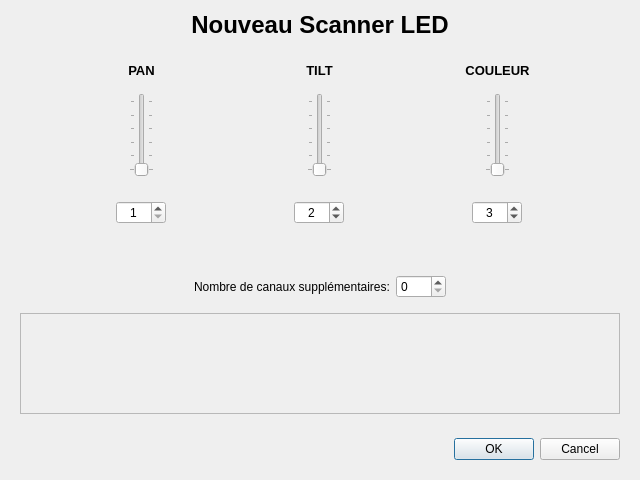
<?xml version="1.0" encoding="UTF-8"?>
<ui version="4.0">
 <class>FenetreScannerLED</class>
 <widget class="QDialog" name="FenetreScannerLED">
  <property name="geometry">
   <rect>
    <x>0</x>
    <y>0</y>
    <width>640</width>
    <height>480</height>
   </rect>
  </property>
  <property name="windowTitle">
   <string>Ajouter un scanner LED</string>
  </property>
  <layout class="QVBoxLayout" name="verticalLayout_3">
   <item>
    <widget class="QLabel" name="labelTitre">
     <property name="text">
      <string>&lt;!DOCTYPE HTML PUBLIC &quot;-//W3C//DTD HTML 4.0//EN&quot; &quot;http://www.w3.org/TR/REC-html40/strict.dtd&quot;&gt;
&lt;html&gt;&lt;head&gt;&lt;meta name=&quot;qrichtext&quot; content=&quot;1&quot; /&gt;&lt;style type=&quot;text/css&quot;&gt;
p, li { white-space: pre-wrap; }
&lt;/style&gt;&lt;/head&gt;&lt;body style=&quot; font-family:'Droid Sans'; font-size:10pt; font-weight:400; font-style:normal;&quot;&gt;
&lt;p style=&quot; margin-top:0px; margin-bottom:0px; margin-left:0px; margin-right:0px; -qt-block-indent:0; text-indent:0px;&quot;&gt;&lt;span style=&quot; font-size:18pt; font-weight:600;&quot;&gt;Nouveau Scanner LED&lt;/span&gt;&lt;/p&gt;&lt;/body&gt;&lt;/html&gt;</string>
     </property>
     <property name="alignment">
      <set>Qt::AlignCenter</set>
     </property>
    </widget>
   </item>
   <item>
    <widget class="QWidget" name="conteneurMultiple" native="true">
     <layout class="QHBoxLayout" name="horizontalLayout_12">
      <item>
       <widget class="QWidget" name="conteneurPan" native="true">
        <property name="minimumSize">
         <size>
          <width>0</width>
          <height>0</height>
         </size>
        </property>
        <property name="maximumSize">
         <size>
          <width>101</width>
          <height>16777215</height>
         </size>
        </property>
        <layout class="QVBoxLayout" name="verticalLayout">
         <item>
          <widget class="QLabel" name="labelPAN">
           <property name="text">
            <string>&lt;!DOCTYPE HTML PUBLIC &quot;-//W3C//DTD HTML 4.0//EN&quot; &quot;http://www.w3.org/TR/REC-html40/strict.dtd&quot;&gt;
&lt;html&gt;&lt;head&gt;&lt;meta name=&quot;qrichtext&quot; content=&quot;1&quot; /&gt;&lt;style type=&quot;text/css&quot;&gt;
p, li { white-space: pre-wrap; }
&lt;/style&gt;&lt;/head&gt;&lt;body style=&quot; font-family:'Droid Sans'; font-size:10pt; font-weight:400; font-style:normal;&quot;&gt;
&lt;p style=&quot; margin-top:0px; margin-bottom:0px; margin-left:0px; margin-right:0px; -qt-block-indent:0; text-indent:0px;&quot;&gt;&lt;span style=&quot; font-weight:600;&quot;&gt;PAN&lt;/span&gt;&lt;/p&gt;&lt;/body&gt;&lt;/html&gt;</string>
           </property>
           <property name="alignment">
            <set>Qt::AlignCenter</set>
           </property>
          </widget>
         </item>
         <item>
          <widget class="QWidget" name="conteneurSliderPAN" native="true">
           <layout class="QHBoxLayout" name="horizontalLayout_2">
            <property name="leftMargin">
             <number>9</number>
            </property>
            <item>
             <spacer name="horizontalSpacer_2">
              <property name="orientation">
               <enum>Qt::Horizontal</enum>
              </property>
              <property name="sizeHint" stdset="0">
               <size>
                <width>40</width>
                <height>20</height>
               </size>
              </property>
             </spacer>
            </item>
            <item>
             <widget class="QSlider" name="verticalSliderPAN">
              <property name="sizePolicy">
               <sizepolicy hsizetype="Fixed" vsizetype="Expanding">
                <horstretch>0</horstretch>
                <verstretch>0</verstretch>
               </sizepolicy>
              </property>
              <property name="maximum">
               <number>255</number>
              </property>
              <property name="orientation">
               <enum>Qt::Vertical</enum>
              </property>
              <property name="tickPosition">
               <enum>QSlider::TicksBothSides</enum>
              </property>
              <property name="tickInterval">
               <number>50</number>
              </property>
             </widget>
            </item>
            <item>
             <spacer name="horizontalSpacer_3">
              <property name="orientation">
               <enum>Qt::Horizontal</enum>
              </property>
              <property name="sizeHint" stdset="0">
               <size>
                <width>40</width>
                <height>20</height>
               </size>
              </property>
             </spacer>
            </item>
           </layout>
          </widget>
         </item>
         <item>
          <widget class="QWidget" name="conteneurSpinBoxPAN" native="true">
           <layout class="QHBoxLayout" name="horizontalLayout_3">
            <item>
             <spacer name="horizontalSpacer_4">
              <property name="orientation">
               <enum>Qt::Horizontal</enum>
              </property>
              <property name="sizeHint" stdset="0">
               <size>
                <width>40</width>
                <height>20</height>
               </size>
              </property>
             </spacer>
            </item>
            <item>
             <widget class="QSpinBox" name="spinBoxPAN">
              <property name="minimumSize">
               <size>
                <width>50</width>
                <height>0</height>
               </size>
              </property>
              <property name="maximumSize">
               <size>
                <width>50</width>
                <height>16777215</height>
               </size>
              </property>
              <property name="alignment">
               <set>Qt::AlignCenter</set>
              </property>
              <property name="minimum">
               <number>1</number>
              </property>
              <property name="maximum">
               <number>512</number>
              </property>
             </widget>
            </item>
            <item>
             <spacer name="horizontalSpacer_5">
              <property name="orientation">
               <enum>Qt::Horizontal</enum>
              </property>
              <property name="sizeHint" stdset="0">
               <size>
                <width>40</width>
                <height>20</height>
               </size>
              </property>
             </spacer>
            </item>
           </layout>
          </widget>
         </item>
        </layout>
       </widget>
      </item>
      <item>
       <widget class="QWidget" name="conteneurTILT" native="true">
        <property name="minimumSize">
         <size>
          <width>0</width>
          <height>0</height>
         </size>
        </property>
        <property name="maximumSize">
         <size>
          <width>101</width>
          <height>16777215</height>
         </size>
        </property>
        <layout class="QVBoxLayout" name="verticalLayout_4">
         <item>
          <widget class="QLabel" name="labelTILT">
           <property name="text">
            <string>&lt;!DOCTYPE HTML PUBLIC &quot;-//W3C//DTD HTML 4.0//EN&quot; &quot;http://www.w3.org/TR/REC-html40/strict.dtd&quot;&gt;
&lt;html&gt;&lt;head&gt;&lt;meta name=&quot;qrichtext&quot; content=&quot;1&quot; /&gt;&lt;style type=&quot;text/css&quot;&gt;
p, li { white-space: pre-wrap; }
&lt;/style&gt;&lt;/head&gt;&lt;body style=&quot; font-family:'Droid Sans'; font-size:10pt; font-weight:400; font-style:normal;&quot;&gt;
&lt;p style=&quot; margin-top:0px; margin-bottom:0px; margin-left:0px; margin-right:0px; -qt-block-indent:0; text-indent:0px;&quot;&gt;&lt;span style=&quot; font-weight:600;&quot;&gt;TILT&lt;/span&gt;&lt;/p&gt;&lt;/body&gt;&lt;/html&gt;</string>
           </property>
           <property name="alignment">
            <set>Qt::AlignCenter</set>
           </property>
          </widget>
         </item>
         <item>
          <widget class="QWidget" name="conteneurSliderTILT" native="true">
           <layout class="QHBoxLayout" name="horizontalLayout_4">
            <item>
             <spacer name="horizontalSpacer_10">
              <property name="orientation">
               <enum>Qt::Horizontal</enum>
              </property>
              <property name="sizeHint" stdset="0">
               <size>
                <width>40</width>
                <height>20</height>
               </size>
              </property>
             </spacer>
            </item>
            <item>
             <widget class="QSlider" name="verticalSliderTILT">
              <property name="sizePolicy">
               <sizepolicy hsizetype="Fixed" vsizetype="Expanding">
                <horstretch>0</horstretch>
                <verstretch>0</verstretch>
               </sizepolicy>
              </property>
              <property name="maximum">
               <number>255</number>
              </property>
              <property name="orientation">
               <enum>Qt::Vertical</enum>
              </property>
              <property name="tickPosition">
               <enum>QSlider::TicksBothSides</enum>
              </property>
              <property name="tickInterval">
               <number>50</number>
              </property>
             </widget>
            </item>
            <item>
             <spacer name="horizontalSpacer_11">
              <property name="orientation">
               <enum>Qt::Horizontal</enum>
              </property>
              <property name="sizeHint" stdset="0">
               <size>
                <width>40</width>
                <height>20</height>
               </size>
              </property>
             </spacer>
            </item>
           </layout>
          </widget>
         </item>
         <item>
          <widget class="QWidget" name="conteneurSpinBoxTILT" native="true">
           <layout class="QHBoxLayout" name="horizontalLayout_7">
            <item>
             <spacer name="horizontalSpacer_12">
              <property name="orientation">
               <enum>Qt::Horizontal</enum>
              </property>
              <property name="sizeHint" stdset="0">
               <size>
                <width>40</width>
                <height>20</height>
               </size>
              </property>
             </spacer>
            </item>
            <item>
             <widget class="QSpinBox" name="spinBoxTILT">
              <property name="minimumSize">
               <size>
                <width>50</width>
                <height>0</height>
               </size>
              </property>
              <property name="maximumSize">
               <size>
                <width>50</width>
                <height>16777215</height>
               </size>
              </property>
              <property name="alignment">
               <set>Qt::AlignCenter</set>
              </property>
              <property name="minimum">
               <number>1</number>
              </property>
              <property name="maximum">
               <number>512</number>
              </property>
              <property name="value">
               <number>2</number>
              </property>
             </widget>
            </item>
            <item>
             <spacer name="horizontalSpacer_13">
              <property name="orientation">
               <enum>Qt::Horizontal</enum>
              </property>
              <property name="sizeHint" stdset="0">
               <size>
                <width>40</width>
                <height>20</height>
               </size>
              </property>
             </spacer>
            </item>
           </layout>
          </widget>
         </item>
        </layout>
       </widget>
      </item>
      <item>
       <widget class="QWidget" name="conteneurCOULEUR" native="true">
        <property name="minimumSize">
         <size>
          <width>0</width>
          <height>0</height>
         </size>
        </property>
        <property name="maximumSize">
         <size>
          <width>101</width>
          <height>16777215</height>
         </size>
        </property>
        <layout class="QVBoxLayout" name="verticalLayout_6">
         <item>
          <widget class="QLabel" name="labelCOULEUR">
           <property name="text">
            <string>&lt;!DOCTYPE HTML PUBLIC &quot;-//W3C//DTD HTML 4.0//EN&quot; &quot;http://www.w3.org/TR/REC-html40/strict.dtd&quot;&gt;
&lt;html&gt;&lt;head&gt;&lt;meta name=&quot;qrichtext&quot; content=&quot;1&quot; /&gt;&lt;style type=&quot;text/css&quot;&gt;
p, li { white-space: pre-wrap; }
&lt;/style&gt;&lt;/head&gt;&lt;body style=&quot; font-family:'Droid Sans'; font-size:10pt; font-weight:400; font-style:normal;&quot;&gt;
&lt;p style=&quot; margin-top:0px; margin-bottom:0px; margin-left:0px; margin-right:0px; -qt-block-indent:0; text-indent:0px;&quot;&gt;&lt;span style=&quot; font-weight:600;&quot;&gt;COULEUR&lt;/span&gt;&lt;/p&gt;&lt;/body&gt;&lt;/html&gt;</string>
           </property>
           <property name="alignment">
            <set>Qt::AlignCenter</set>
           </property>
          </widget>
         </item>
         <item>
          <widget class="QWidget" name="conteneurSliderCOULEUR" native="true">
           <layout class="QHBoxLayout" name="horizontalLayout_10">
            <item>
             <spacer name="horizontalSpacer_18">
              <property name="orientation">
               <enum>Qt::Horizontal</enum>
              </property>
              <property name="sizeHint" stdset="0">
               <size>
                <width>40</width>
                <height>20</height>
               </size>
              </property>
             </spacer>
            </item>
            <item>
             <widget class="QSlider" name="verticalSliderCOULEUR">
              <property name="sizePolicy">
               <sizepolicy hsizetype="Fixed" vsizetype="Expanding">
                <horstretch>0</horstretch>
                <verstretch>0</verstretch>
               </sizepolicy>
              </property>
              <property name="maximum">
               <number>255</number>
              </property>
              <property name="orientation">
               <enum>Qt::Vertical</enum>
              </property>
              <property name="tickPosition">
               <enum>QSlider::TicksBothSides</enum>
              </property>
              <property name="tickInterval">
               <number>50</number>
              </property>
             </widget>
            </item>
            <item>
             <spacer name="horizontalSpacer_19">
              <property name="orientation">
               <enum>Qt::Horizontal</enum>
              </property>
              <property name="sizeHint" stdset="0">
               <size>
                <width>40</width>
                <height>20</height>
               </size>
              </property>
             </spacer>
            </item>
           </layout>
          </widget>
         </item>
         <item>
          <widget class="QWidget" name="conteneurSpinBoxCOULEUR" native="true">
           <layout class="QHBoxLayout" name="horizontalLayout_11">
            <item>
             <spacer name="horizontalSpacer_20">
              <property name="orientation">
               <enum>Qt::Horizontal</enum>
              </property>
              <property name="sizeHint" stdset="0">
               <size>
                <width>40</width>
                <height>20</height>
               </size>
              </property>
             </spacer>
            </item>
            <item>
             <widget class="QSpinBox" name="spinBoxCOULEUR">
              <property name="minimumSize">
               <size>
                <width>50</width>
                <height>0</height>
               </size>
              </property>
              <property name="maximumSize">
               <size>
                <width>50</width>
                <height>16777215</height>
               </size>
              </property>
              <property name="alignment">
               <set>Qt::AlignCenter</set>
              </property>
              <property name="minimum">
               <number>1</number>
              </property>
              <property name="maximum">
               <number>512</number>
              </property>
              <property name="value">
               <number>3</number>
              </property>
             </widget>
            </item>
            <item>
             <spacer name="horizontalSpacer_21">
              <property name="orientation">
               <enum>Qt::Horizontal</enum>
              </property>
              <property name="sizeHint" stdset="0">
               <size>
                <width>40</width>
                <height>20</height>
               </size>
              </property>
             </spacer>
            </item>
           </layout>
          </widget>
         </item>
        </layout>
       </widget>
      </item>
     </layout>
    </widget>
   </item>
   <item>
    <widget class="QWidget" name="conteneurCanalSuppl" native="true">
     <layout class="QVBoxLayout" name="verticalLayout_2">
      <item>
       <widget class="QWidget" name="conteneurSuppl1" native="true">
        <layout class="QHBoxLayout" name="horizontalLayout_5">
         <item>
          <spacer name="horizontalSpacer_6">
           <property name="orientation">
            <enum>Qt::Horizontal</enum>
           </property>
           <property name="sizeHint" stdset="0">
            <size>
             <width>40</width>
             <height>20</height>
            </size>
           </property>
          </spacer>
         </item>
         <item>
          <widget class="QLabel" name="labelCanalSuppl">
           <property name="text">
            <string>Nombre de canaux supplémentaires:</string>
           </property>
          </widget>
         </item>
         <item>
          <widget class="QSpinBox" name="spinBoxSuppl">
           <property name="minimumSize">
            <size>
             <width>50</width>
             <height>0</height>
            </size>
           </property>
           <property name="maximumSize">
            <size>
             <width>50</width>
             <height>16777215</height>
            </size>
           </property>
           <property name="maximum">
            <number>10</number>
           </property>
          </widget>
         </item>
         <item>
          <spacer name="horizontalSpacer_7">
           <property name="orientation">
            <enum>Qt::Horizontal</enum>
           </property>
           <property name="sizeHint" stdset="0">
            <size>
             <width>40</width>
             <height>20</height>
            </size>
           </property>
          </spacer>
         </item>
        </layout>
       </widget>
      </item>
      <item>
       <widget class="QScrollArea" name="scrollArea">
        <property name="minimumSize">
         <size>
          <width>0</width>
          <height>100</height>
         </size>
        </property>
        <property name="widgetResizable">
         <bool>true</bool>
        </property>
        <widget class="QWidget" name="scrollAreaWidgetContents">
         <property name="geometry">
          <rect>
           <x>0</x>
           <y>0</y>
           <width>600</width>
           <height>96</height>
          </rect>
         </property>
        </widget>
       </widget>
      </item>
     </layout>
    </widget>
   </item>
   <item>
    <widget class="QWidget" name="conteneurBoutonBox" native="true">
     <layout class="QHBoxLayout" name="horizontalLayout">
      <item>
       <spacer name="horizontalSpacer">
        <property name="orientation">
         <enum>Qt::Horizontal</enum>
        </property>
        <property name="sizeHint" stdset="0">
         <size>
          <width>40</width>
          <height>20</height>
         </size>
        </property>
       </spacer>
      </item>
      <item>
       <widget class="QDialogButtonBox" name="buttonBox">
        <property name="standardButtons">
         <set>QDialogButtonBox::Cancel|QDialogButtonBox::Ok</set>
        </property>
       </widget>
      </item>
     </layout>
    </widget>
   </item>
  </layout>
 </widget>
 <resources/>
 <connections/>
</ui>
